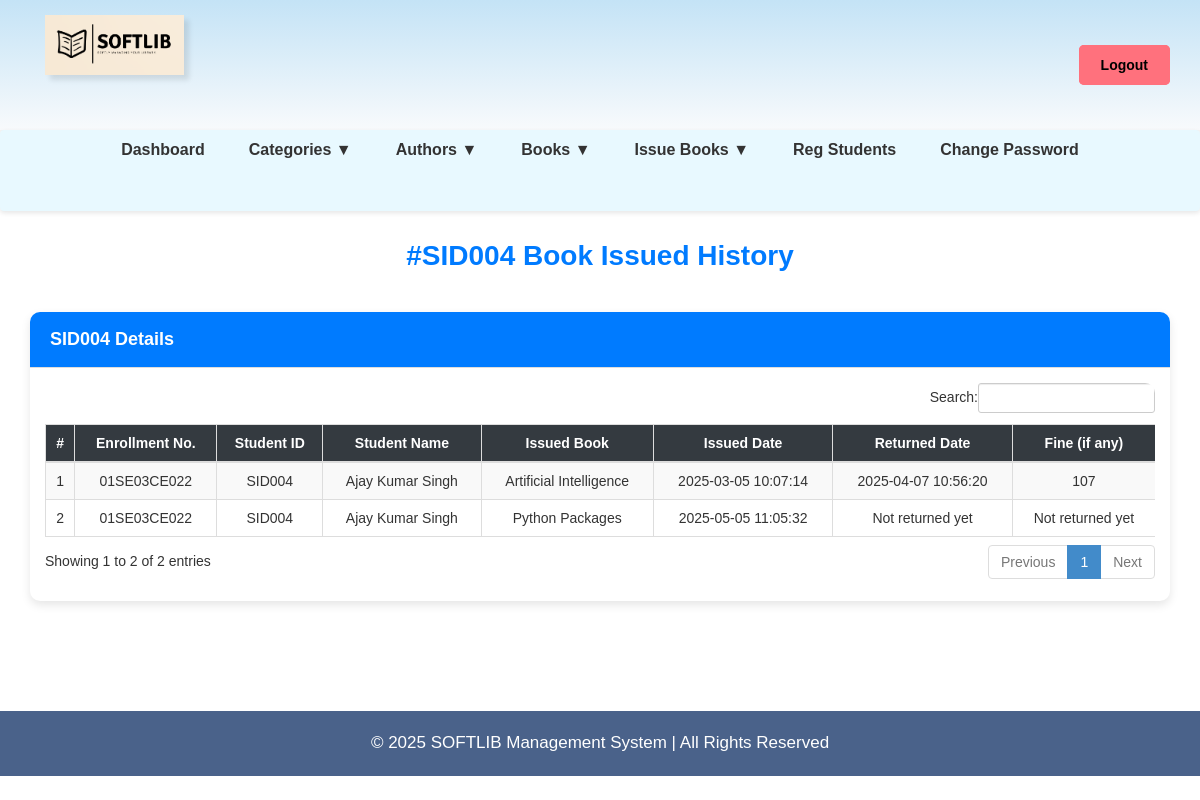
/admin/student-history.php?stdid=SID004 (signed in), run on the app's committed database.
### tables this page shows
CREATE TABLE `tblissuedbookdetails` (
  `id` int(11) NOT NULL,
  `BookId` int(11) DEFAULT NULL,
  `StudentID` varchar(150) DEFAULT NULL,
  `IssuesDate` timestamp NULL DEFAULT current_timestamp(),
  `ReturnDate` timestamp NULL DEFAULT NULL ON UPDATE current_timestamp(),
  `RetrunStatus` int(1) DEFAULT NULL,
  `fine` int(11) DEFAULT NULL,
  `remark` mediumtext NOT NULL
);

CREATE TABLE `tblstudents` (
  `id` int(11) NOT NULL,
  `StudentId` varchar(100) DEFAULT NULL,
  `EnrollmentNo` varchar(20) DEFAULT NULL,
  `FullName` varchar(120) DEFAULT NULL,
  `EmailId` varchar(120) DEFAULT NULL,
  `MobileNumber` char(11) DEFAULT NULL,
  `Password` varchar(120) DEFAULT NULL,
  `Status` int(1) DEFAULT NULL,
  `RegDate` timestamp NULL DEFAULT current_timestamp(),
  `UpdationDate` timestamp NULL DEFAULT NULL ON UPDATE current_timestamp()
);

CREATE TABLE `tblbooks` (
  `id` int(11) NOT NULL,
  `BookName` varchar(255) DEFAULT NULL,
  `CatId` int(11) DEFAULT NULL,
  `AuthorId` int(11) DEFAULT NULL,
  `ISBNNumber` varchar(25) DEFAULT NULL,
  `BookPrice` decimal(10,2) DEFAULT NULL,
  `bookImage` varchar(250) NOT NULL,
  `isIssued` int(1) DEFAULT NULL,
  `RegDate` timestamp NULL DEFAULT current_timestamp(),
  `UpdationDate` timestamp NULL DEFAULT NULL ON UPDATE current_timestamp(),
  `bookQty` int(11) DEFAULT NULL
);

### admin/student-history.php (the view, shortened to what this page needs)
<?php
include('includes/config.php');
if(strlen($_SESSION['alogin'])==0)
{
    header('location:index.php');
}
else{
?>
<!DOCTYPE html>
<html xmlns="http://www.w3.org/1999/xhtml">
<head>
    <link href="assets/css/bootstrap.css" rel="stylesheet" />
    <link href="assets/css/font-awesome.css" rel="stylesheet" />
    <link href="assets/js/dataTables/dataTables.bootstrap.css" rel="stylesheet" />
    <link href="assets/css/style.css" rel="stylesheet" />
</head>
<body>
<?php include('includes/header.php');?>
<div class="content-wrapper">
    <div class="container">
        <div class="row pad-botm">
            <div class="col-md-12">
                <?php $sid=$_GET['stdid']; ?>
                <h4 class="header-line">#<?php echo $sid;?> Book Issued History</h4>
            </div>
        </div>
        <div class="row">
            <div class="col-md-12">
                <div class="panel panel-default">
                    <div class="panel-heading">
                        <?php echo $sid;?> Details
                    </div>
                    <div class="panel-body">
                        <div class="table-responsive">
                            <table class="table table-striped table-bordered table-hover" id="dataTables-example">
                                <thead>
                                    <tr>
                                        <th>#</th>
                                        <th>Enrollment No.</th>
                                        <th>Student ID</th>
                                        <th>Student Name</th>
                                        <th>Issued Book</th>
                                        <th>Issued Date</th>
                                        <th>Returned Date</th>
                                        <th>Fine (if any)</th>
                                    </tr>
                                </thead>
                                <tbody>
<?php
$sql = "SELECT
            tblstudents.EnrollmentNo,
            tblstudents.StudentId,
            tblstudents.FullName,
            tblbooks.BookName,
            tblissuedbookdetails.IssuesDate,
            tblissuedbookdetails.ReturnDate,
            tblissuedbookdetails.fine
        FROM tblissuedbookdetails
        JOIN tblstudents ON tblstudents.StudentId = tblissuedbookdetails.StudentId
        JOIN tblbooks ON tblbooks.id = tblissuedbookdetails.BookId
        WHERE tblstudents.StudentId = :sid";
$query = $dbh->prepare($sql);
$query->bindParam(':sid', $sid, PDO::PARAM_STR);
$query->execute();
$results = $query->fetchAll(PDO::FETCH_OBJ);
$cnt = 1;
if($query->rowCount() > 0) {
    foreach($results as $result) {
?>
<tr class="odd gradeX">
    <td class="center"><?php echo htmlentities($cnt);?></td>
    <td class="center"><?php echo htmlentities($result->EnrollmentNo);?></td>
    <td class="center"><?php echo htmlentities($result->StudentId);?></td>
    <td class="center"><?php echo htmlentities($result->FullName);?></td>
    <td class="center"><?php echo htmlentities($result->BookName);?></td>
    <td class="center"><?php echo htmlentities($result->IssuesDate);?></td>
    <td class="center"><?php echo ($result->ReturnDate == '') ? "Not returned yet" : htmlentities($result->ReturnDate); ?></td>
    <td class="center"><?php echo ($result->ReturnDate == '') ? "Not returned yet" : htmlentities($result->fine); ?></td>
</tr>
<?php
    $cnt++;
    }
}
?>
                                </tbody>
                            </table>
                        </div>
                    </div>
                </div>
            </div>
        </div>
    </div>
</div>
<?php include('includes/footer.php');?>
</body>
</html>
<?php } ?>

### admin/student-history.php (style rules this page uses)
.header-line { text-align: center; font-weight: 700; font-size: 28px; margin-bottom: 40px; color: #007bff; }
.panel-default { border-radius: 10px; border: none; box-shadow: 0 4px 10px rgba(0,0,0,0.1); }
.panel-heading { background-color: #007bff !important; color: white !important; font-size: 18px; font-weight: bold; padding: 15px 20px; border-top-left-radius: 10px; border-top-right-radius: 10px; }
.table { margin-top: 20px; border-collapse: collapse; }
.table thead { background-color: #343a40; color: white; }
.table th, .table td { text-align: center; vertical-align: middle !important; padding: 12px; }
.table-striped tbody tr:nth-of-type(odd) { background-color: #f9f9f9; }
.table-responsive { border-radius: 10px; overflow-x: auto; }
.container { padding-bottom: 40px; }

### admin/includes/header.php (style rules this page uses)
body { font-family: 'Arial', sans-serif; margin: 0; padding: 0; }

### data on the page
tblissuedbookdetails: tblstudents.EnrollmentNo "01SE03CE022", tblstudents.StudentId "SID004", tblstudents.FullName "Ajay Kumar Singh", BookId.BookName "Artificial Intelligence", IssuesDate "2025-03-05 10:07:14", ReturnDate "2025-04-07 10:56:20", fine "107"
tblissuedbookdetails: tblstudents.EnrollmentNo "01SE03CE022", tblstudents.StudentId "SID004", tblstudents.FullName "Ajay Kumar Singh", BookId.BookName "Python Packages", IssuesDate "2025-05-05 11:05:32", shows "Not returned yet"

### other printed values
$sid "SID004"
